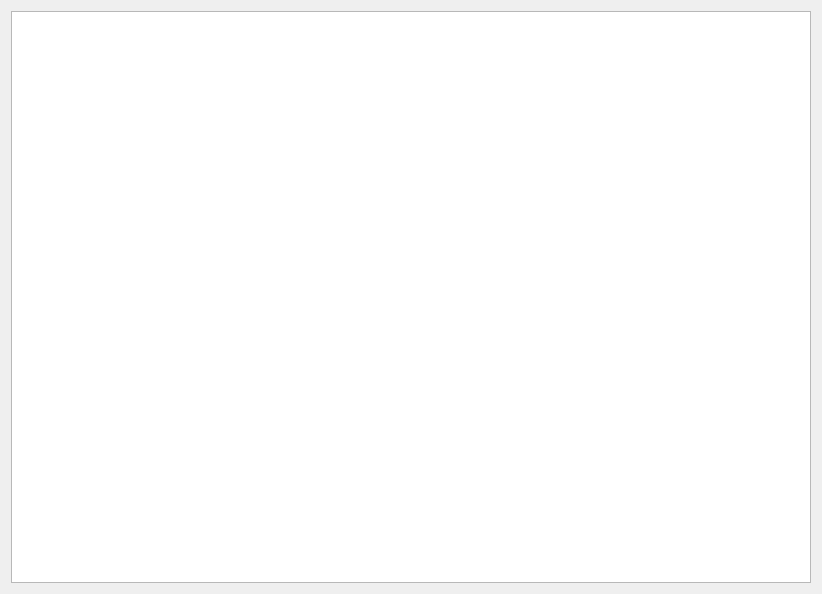
<?xml version="1.0" encoding="UTF-8"?>
<ui version="4.0">
 <class>GameWidget</class>
 <widget class="QWidget" name="GameWidget">
  <property name="geometry">
   <rect>
    <x>0</x>
    <y>0</y>
    <width>822</width>
    <height>594</height>
   </rect>
  </property>
  <property name="windowTitle">
   <string>Form</string>
  </property>
  <layout class="QHBoxLayout" name="horizontalLayout" stretch="2,1">
   <item>
    <layout class="QGridLayout" name="gridLayout"/>
   </item>
   <item>
    <widget class="QTableWidget" name="tableWidget"/>
   </item>
  </layout>
 </widget>
 <resources/>
 <connections/>
</ui>
